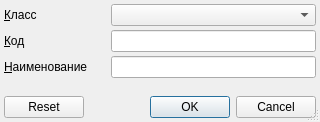
<?xml version="1.0" encoding="UTF-8"?>
<ui version="4.0">
 <class>ItemFilterDialog</class>
 <widget class="QDialog" name="ItemFilterDialog">
  <property name="geometry">
   <rect>
    <x>0</x>
    <y>0</y>
    <width>320</width>
    <height>122</height>
   </rect>
  </property>
  <property name="windowTitle">
   <string>ChangeMe!</string>
  </property>
  <property name="sizeGripEnabled">
   <bool>true</bool>
  </property>
  <layout class="QGridLayout" name="gridLayout">
   <property name="margin">
    <number>4</number>
   </property>
   <property name="spacing">
    <number>4</number>
   </property>
   <item row="0" column="1">
    <widget class="CRBComboBox" name="cmbClass"/>
   </item>
   <item row="0" column="0">
    <widget class="QLabel" name="lblClass">
     <property name="sizePolicy">
      <sizepolicy hsizetype="Maximum" vsizetype="Preferred">
       <horstretch>0</horstretch>
       <verstretch>0</verstretch>
      </sizepolicy>
     </property>
     <property name="text">
      <string>&amp;Класс</string>
     </property>
     <property name="buddy">
      <cstring>cmbClass</cstring>
     </property>
    </widget>
   </item>
   <item row="2" column="0">
    <widget class="QLabel" name="lblName">
     <property name="sizePolicy">
      <sizepolicy hsizetype="Maximum" vsizetype="Preferred">
       <horstretch>0</horstretch>
       <verstretch>0</verstretch>
      </sizepolicy>
     </property>
     <property name="text">
      <string>&amp;Наименование</string>
     </property>
     <property name="buddy">
      <cstring>edtName</cstring>
     </property>
    </widget>
   </item>
   <item row="1" column="0">
    <widget class="QLabel" name="lblCode">
     <property name="sizePolicy">
      <sizepolicy hsizetype="Maximum" vsizetype="Preferred">
       <horstretch>0</horstretch>
       <verstretch>0</verstretch>
      </sizepolicy>
     </property>
     <property name="text">
      <string>&amp;Код</string>
     </property>
     <property name="buddy">
      <cstring>edtCode</cstring>
     </property>
    </widget>
   </item>
   <item row="1" column="1">
    <widget class="QLineEdit" name="edtCode"/>
   </item>
   <item row="2" column="1">
    <widget class="QLineEdit" name="edtName"/>
   </item>
   <item row="3" column="0">
    <spacer>
     <property name="orientation">
      <enum>Qt::Vertical</enum>
     </property>
     <property name="sizeHint" stdset="0">
      <size>
       <width>103</width>
       <height>16</height>
      </size>
     </property>
    </spacer>
   </item>
   <item row="4" column="0" colspan="2">
    <widget class="QDialogButtonBox" name="buttonBox">
     <property name="standardButtons">
      <set>QDialogButtonBox::Cancel|QDialogButtonBox::Ok|QDialogButtonBox::Reset</set>
     </property>
    </widget>
   </item>
  </layout>
 </widget>
 <customwidgets>
  <customwidget>
   <class>CRBComboBox</class>
   <extends>QComboBox</extends>
   <header>library/crbcombobox.h</header>
  </customwidget>
 </customwidgets>
 <tabstops>
  <tabstop>cmbClass</tabstop>
  <tabstop>edtCode</tabstop>
  <tabstop>edtName</tabstop>
 </tabstops>
 <resources/>
 <connections>
  <connection>
   <sender>buttonBox</sender>
   <signal>accepted()</signal>
   <receiver>ItemFilterDialog</receiver>
   <slot>accept()</slot>
   <hints>
    <hint type="sourcelabel">
     <x>154</x>
     <y>101</y>
    </hint>
    <hint type="destinationlabel">
     <x>154</x>
     <y>58</y>
    </hint>
   </hints>
  </connection>
  <connection>
   <sender>buttonBox</sender>
   <signal>rejected()</signal>
   <receiver>ItemFilterDialog</receiver>
   <slot>reject()</slot>
   <hints>
    <hint type="sourcelabel">
     <x>154</x>
     <y>101</y>
    </hint>
    <hint type="destinationlabel">
     <x>154</x>
     <y>58</y>
    </hint>
   </hints>
  </connection>
 </connections>
</ui>
